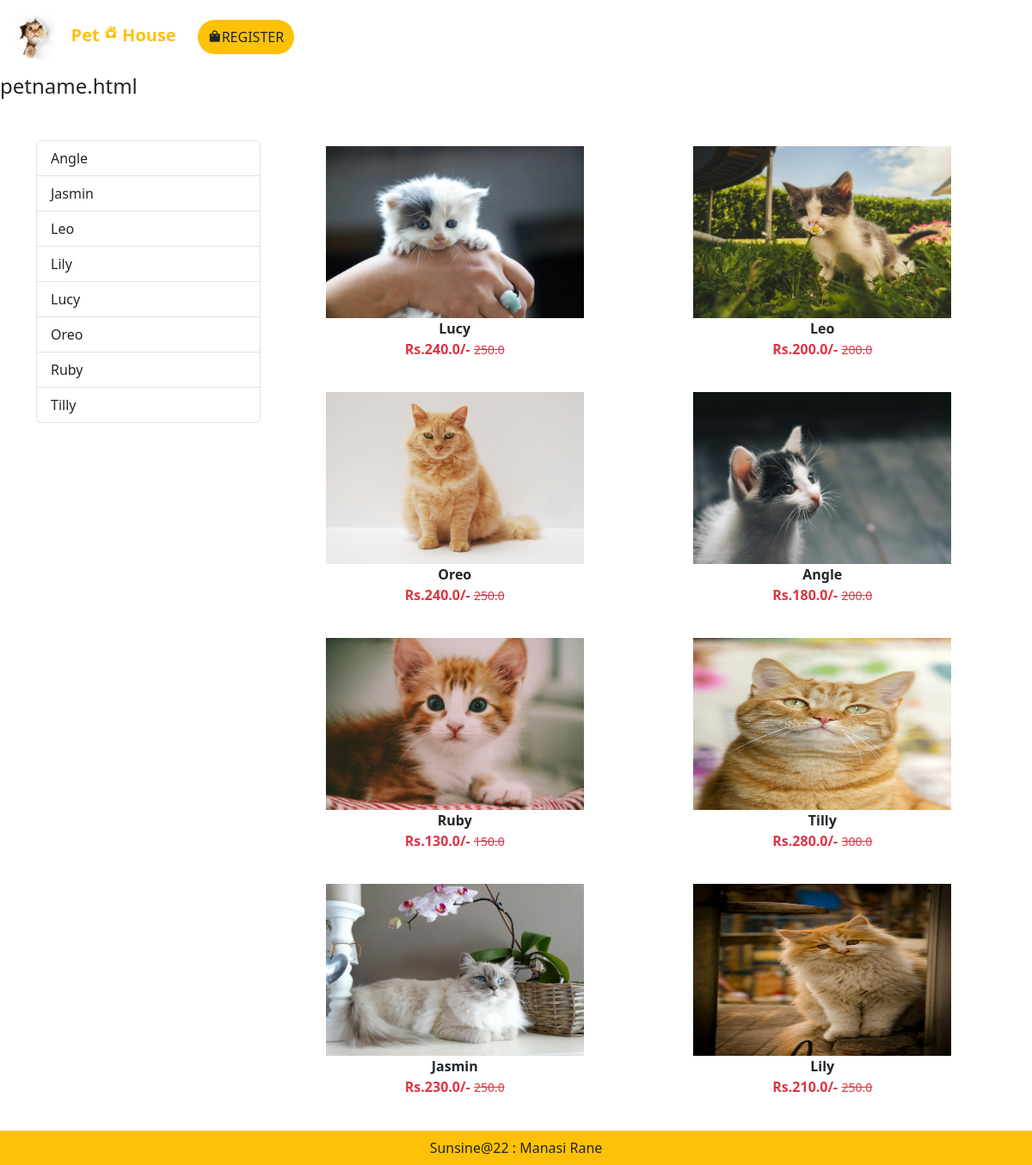
/pets/ck/, run on the app's committed database.
### PetApp/models.py (models this page shows)
class Pet(models.Model):
    PET_NAME=(
    ('r','Rabits'),
    ('ck','Cats & Kitten'),
    ('dp', 'Dog & Puppies'),
    ('h', 'Hamsters, Rats'),
    ('f', 'Fish'),
    ('t','Turtle'),
    ('ho', 'Horse'),
)
    pet_title = models.CharField(max_length=150)
    selling_price = models.FloatField()
    discounted_price = models.FloatField()
    description = models.TextField()
    composition = models.TextField(default='')
    prodapp =models.TextField(default='')
    category = models.CharField(choices=PET_NAME, max_length=2)
    pet_image = models.ImageField(upload_to='pet') #img store in media direrctory in setting
    def __str__(self):
        return self.pet_title

### PetApp/views.py (the view)
# urls.py: path('pets/<slug:val>/',views.CategoryView.as_view(), name='pets'),  #petName is class here #pettypes
class CategoryView(View):
     def get(self, request,val):
        petname = Pet.objects.filter(category=val)
        pet_title = Pet.objects.filter(category=val).values('pet_title').annotate(total=Count('pet_title'))
        return render(request,'app/petname.html',locals()) # local is built in fun to pass order local varible to catgory

### PetApp/templates/app/petname.html (shortened to what this page needs)
{% extends 'app/base.html' %}
{% load static %}
{% block main-content %}
<h4>petname.html</h4>
<div class="container my-5">
    <div class="row">
        <div class="col-sm-3">
            <div class="list-group">
                {% for val in pet_title%}
                <a href="{% url 'petcategory' val.pet_title %}" class="list-group-item list-group-item-action" aria-current="true">
                    {{val.pet_title}}</a>
                    {% endfor %}
            </div>
        </div>
        <div class="col-sm-9">
            <div class="row">
                {% for pettype in petname %}
                <div class="col text-center mb-4">
                    <a href="{% url 'petdetail' pettype.id%}" class="btn">
                        <div>
                            <img src="{{pettype.pet_image.url}}" width="300px" height="200px" />
                            <div class="fw-bold">{{pettype.pet_title}}</div>
                            <div class="fw-bold text-danger">
                                Rs.{{pettype.discounted_price}}/-
                                <small class="fw-light text-decoration-line-through">
                                    {{pettype.selling_price}}</small>
                            </div>
                        </div>
                    </a>
                </div>
                {% endfor %}
            </div>
        </div>
    </div>
</div>
{%endblock main-content %}

### PetApp/templates/app/base.html (shortened to what this page needs)
<!DOCTYPE html>
{% load static %}
<html lang="en">
<head>
    <link href="https://cdn.jsdelivr.net/npm/bootstrap@5.3.3/dist/css/bootstrap.min.css" rel="stylesheet"
>
    <link rel="stylesheet" href="https://cdn.jsdelivr.net/npm/boxicons@latest/css/boxicons.min.css">
    <link rel="stylesheet" href="https://cdn.jsdelivr.net/npm/bootstrap-icons@1.11.3/font/bootstrap-icons.min.css">
    <link rel="stylesheet" href="{% static 'app/css/all.min.css' %}" />
    <link rel="stylesheet" href="{% static 'app/css/ow;.carousel.min.css' %}" />
    <link rel="stylesheet" href="{% static 'app/css/home.css' %}" />
    <link rel="stylesheet" href="{% static 'app/css/style.css' %}" />
</head>
<body>
    <header>
        <section>
            <nav class="navbar navbar-expand-lg bg-white ">
                <div class="container-fluid">
                    <a class="navbar-brand text-warning " href="#">
                        <img src="{%static 'app/img/ps/home/nav/nav1.jpg'%}" height="60" width="55">
                        &nbsp; <span class="text-warning h5 "><b>Pet <Sup></Sup>
                                House</b> </span>
                    </a>
                    <div class="collapse navbar-collapse" id="navbarNav">
                        <ul class="navbar-nav">
                            {% if request.user.is_authenticated %}
                            <li class="nav-item bg-warning rounded-pill text-center border  bg-warning border-1 border-white m-2">
                                <a class="nav-link" href="#"> <i class="bi bi-house-heart-fill"></i>
                                    <!-- <svg xmlns="http://www.w3.org/2000/svg" width="16" height="16" fill="currentColor" class="bi bi-house-heart-fill" viewBox="0 0 16 16">
                                    <path d="M7.293 1.5a1 1 0 0 1 1.414 0L11 3.793V2.5a.5.5 0 0 1 .5-.5h1a.5.5 0 0 1 .5.5v3.293l2.354 2.353a.5.5 0 0 1-.708.707L8 2.207 1.354 8.853a.5.5 0 1 1-.708-.707z"/>
                                    <path d="m14 9.293-6-6-6 6V13.5A1.5 1.5 0 0 0 3.5 15h9a1.5 1.5 0 0 0 1.5-1.5zm-6-.811c1.664-1.673 5.825 1.254 0 5.018-5.825-3.764-1.664-6.691 0-5.018"/>
                                  </svg> -->
                                    Home</a>
                            </li>
                            <!-- <li
                                class="nav-item bg-warning rounded-pill bg-warning ps-3 pe-3 text-center border  border-1 border-white  m-2">
                                <a class="nav-link" href="#TEAM">PET Adoption</a>
                            </li> -->
                            <!-- <li
                                class="nav-item bg-warning rounded-pill ps-3 pe-3 text-center  bg-warning border  border-1 border-white m-2">
                                <a class="nav-link" href="#BLOG">BLOG</a>
                            </li> -->
                            <li
                                class="nav-item bg-warning rounded-pill  text-center border  bg-warning border-1 border-white m-2">
                                <a class="nav-link" href="{% url 'about' %}">ABOUT US </a>
                            </li>
                            <li class="nav-item dropdown">
                                <a class="nav-link dropdown-toggle rounded-pill ps-1 pe-2
                                 text-center bg-warning border-1 border-white m-2" href="#" role="button"
                                    data-bs-toggle="dropdown" aria-expanded="false">
                                    <span class="text-dark">Category</span>
                                </a>
                                <ul class="dropdown-menu">
                                    <li><a class="dropdown-item" href="{% url 'pets' 'r' %}">Rabits</a></li>
                                    <li><a class="dropdown-item" href="{% url 'pets' 'ck' %}">Cats & Kitten</a></li>
                                    <li><a class="dropdown-item" href="{% url 'pets' 'dp' %}">Dog & Puppies</a></li>
                                    <li><a class="dropdown-item" href="{% url 'pets' 'h' %}">Hamsters , Rats ,
                                            Gerbils(optional) </a></li>
                                    <li><a class="dropdown-item" href="{% url 'pets' 'f' %}">Fish</a></li>
                                    <li><a class="dropdown-item" href="{% url 'pets' 't' %}">Turtle</a></li>
                                    <li><a class="dropdown-item" href="{% url 'pets' 'ho' %}">Horse</a></li>
                                </ul>
                            </li>
                            <li class="nav-item dropdown">
                                <a class="nav-link dropdown-toggle rounded-pill ps-2 pe-2 text-center bg-warning border-1 border-white m-2"
                                    href="#" role="button" data-bs-toggle="dropdown" aria-expanded="false">
                                    <span class="text-dark"> SHOP<i class='bx bx-store'></i></span>
                                </a>
                                <ul class="dropdown-menu">
                                    <li><a class="dropdown-item" href="{% url 'product' 'food' %}">Pet Food & water
                                            bowl</a></li>
                                    <li><a class="dropdown-item" href="{% url 'product' 'Beds' %}">Dog Beds</a></li>
                                    <li><a class="dropdown-item" href="{% url 'product' 'kit' %}">Pet Grooming Kits</a>
                                    </li>
                                    <li><a class="dropdown-item" href="{% url 'product' 'carrier' %}">Pet Carrier</a>
                                    </li>
                                    <li><a class="dropdown-item" href="{% url 'product' 'Stainfree' %}">Pet Stain &
                                            Order Removers </a></li>
                                    <li><a class="dropdown-item" href="{% url 'product' 'Tr' %}">Treats</a></li>
                                    <li><a class="dropdown-item" href="{% url 'product' 'med' %}">Pet Supplements &
                                            vitamins</a></li>
                                    <li><a class="dropdown-item" href="{% url 'product' 'pro' %}">Pet-Friendly Cleaning
                                            Products</a></li>
                                </ul>
                            </li>
                            <li>
                                <form class="d-flex" role="search">
                                    <input class="form-control me-2 ps-1 pe-3" type="search" placeholder="Search"
                                        aria-label="Search"
                                        style="height: fit-content; width: fit-content; text-align: center;">
                                    <button class="btn btn-outline-success" type="submit" style="display: flex;"><img
                                            src="#" height="20px" class="img-responsive" alt="img" /></button>
                                </form>
                            </li>
                            <!-- <li
                                class="nav-item bg-warning rounded-pill ps-3 pe-3 text-center border  bg-warning border-1 border-white m-2">
                                <a class="nav-link" href="/frontend/login/login.html">LOGIN <i
                                        class="bi bi-box-arrow-in-right"></i></a>
                            </li> -->
                            </li>
                        </ul>
                    </div>
                    <ul class="navbar-nav me-auto mb-2 mb-1g-0 ">
                        <li class="nav-item dropdown mx-2">
                            <a class="nav-link dropdown-toggle text-dark rounded-pill ps-2 pe-2 text-center border  bg-warning border-1 border-white m-2"
                                href="#" id="profileDropdown" role="button" data-bs-toggle="dropdown"
                                aria-expanded="false">Manasi</a>
                            <ul class="dropdown-menu" aria-labelledby="profileDropdown">
                                <li><a href="{% url 'profile' %}" class="dropdown-item">Profile</a></li>
                                <li><a href="#" class="dropdown-item">Orders</a></li>
                                <li><a href="{% url 'passwordchange' %}" class="dropdown-item">Change Password</a></li>
                                <li><a href="{% url 'logout' %}" class="dropdown-item">Logout</a></li>
                            </ul>
                        </li>
                        <li class="nav-item dropdown mx-2">
                            <a href="#"
                                class="nav-link text-dark rounded-pill ps-1 pe-2 text-center border  bg-warning border-1 border-white m-2"><i
                                    class='bx bxs-shopping-bag'></i>Cart  4</a>
                        </li>
                        <li
                            class="nav-item dropdown mx-2 rounded-pill ps-1 pe-1 text-center border  bg-warning border-1 border-white m-2 ">
                            <a href="#" class="nav-link text-dark">Whishlist 4</a>
                        </li>
                        <li class="nav-item dropdown mx-2">
                            <a href="{% url 'login' %}"
                                class="nav-link text-dark rounded-pill ps-1 ps-2 text-center border  bg-warning border-1 border-white m-2 ">LOGIN
                                <i class="bi bi-box-arrow-in-right"></i></a>
                        </li>
                        {% else %}
                       <li
                            class="nav-item dropdown mx-2 rounded-pill ps-1 pe-1 text-center border  bg-warning border-1 border-white m-2">
                            <a href="{% url 'customerregistration' %}" class="nav-link text-dark "><i
                                    class='bx bxs-shopping-bag'></i>REGISTER</a>
                        </li>
                        {% endif %}
                    </ul>
                </div>
                </div>
            </nav>
        </section>
    </header>
    {% block main-content %} {%endblock main-content %}
    <footer class="container-fluid fixed-bottom bg-warning text-center p-2 mt-5">
        Sunsine@22 : Manasi Rane
    </footer>
</body>
</html>

### data on the page
Pet: pet_image (picture), pet_title "Lucy", discounted_price "240.0", selling_price "250.0"
Pet: pet_image (picture), pet_title "Leo", discounted_price "200.0", selling_price "200.0"
Pet: pet_image (picture), pet_title "Oreo", discounted_price "240.0", selling_price "250.0"
Pet: pet_image (picture), pet_title "Angle", discounted_price "180.0", selling_price "200.0"
Pet: pet_image (picture), pet_title "Ruby", discounted_price "130.0", selling_price "150.0"
Pet: pet_image (picture), pet_title "Tilly", discounted_price "280.0", selling_price "300.0"
Pet: pet_image (picture), pet_title "Jasmin", discounted_price "230.0", selling_price "250.0"
Pet: pet_image (picture), pet_title "Lily", discounted_price "210.0", selling_price "250.0"

### other printed values
{{ val.pet_title }} "Angle" "Jasmin" "Leo" "Lily" "Lucy" "Oreo" "Ruby" "Tilly"
